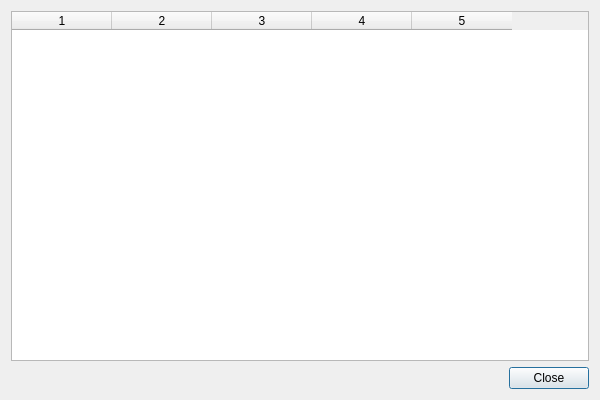
<?xml version="1.0" encoding="UTF-8"?>
<ui version="4.0">
 <class>CardsDialog</class>
 <widget class="QDialog" name="CardsDialog">
  <property name="geometry">
   <rect>
    <x>0</x>
    <y>0</y>
    <width>600</width>
    <height>400</height>
   </rect>
  </property>
  <property name="windowTitle">
   <string>All Cards</string>
  </property>
  <layout class="QVBoxLayout" name="verticalLayout">
   <item>
    <widget class="QTableWidget" name="tableCards">
     <property name="columnCount">
      <number>5</number>
     </property>
     <property name="horizontalHeaderLabels">
      <stringlist>
       <string>Original</string>
       <string>Translation</string>
       <string>Repetitions</string>
       <string>Next Review</string>
       <string>Learned</string>
      </stringlist>
     </property>
     <property name="selectionBehavior">
      <set>QAbstractItemView::SelectRows</set>
     </property>
     <property name="selectionMode">
      <set>QAbstractItemView::SingleSelection</set>
     </property>
    </widget>
   </item>
   <item>
    <layout class="QHBoxLayout" name="buttonLayout">
     <item>
      <spacer name="horizontalSpacer">
       <property name="orientation">
        <enum>Qt::Horizontal</enum>
       </property>
       <property name="sizeHint">
        <size>
         <width>40</width>
         <height>20</height>
        </size>
       </property>
      </spacer>
     </item>
     <item>
      <widget class="QPushButton" name="btnClose">
       <property name="text">
        <string>Close</string>
       </property>
      </widget>
     </item>
    </layout>
   </item>
  </layout>
 </widget>
 <resources/>
 <connections/>
</ui>
